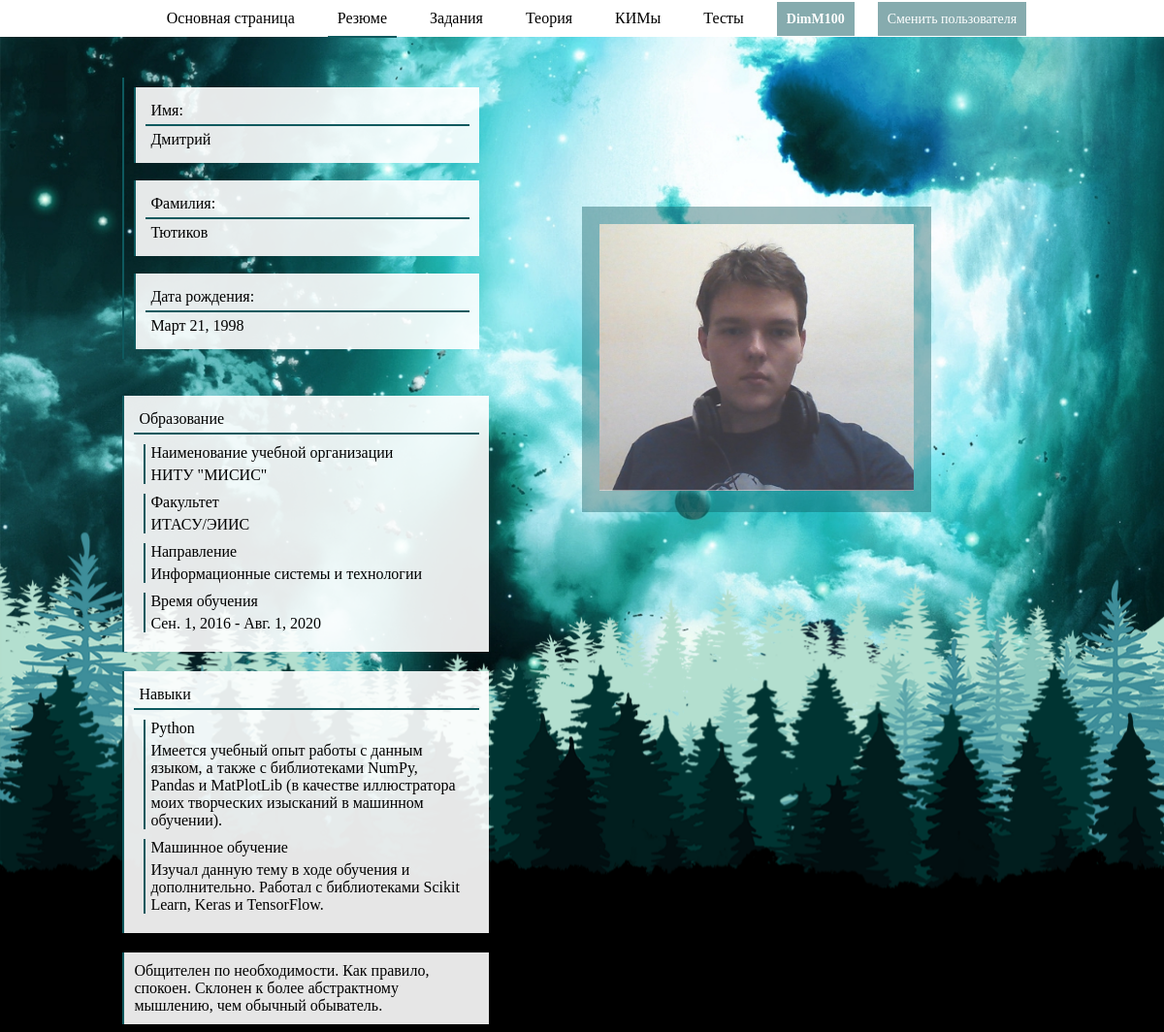
The page /resume (signed in) on the database its author committed.
### main_list/models.py (models this page shows, shortened)
class User_p(models.Model):
    birthday = models.DateField()
    text_user = models.TextField()
    image_adress = models.CharField(max_length = 120, blank=True)
    ID_person = models.ForeignKey(User, on_delete=models.PROTECT)

class Study_place(models.Model):
    name_spl = models.CharField(max_length = 120)
    name_facult_spl = models.CharField(max_length = 120)
    name_way_spl = models.CharField(max_length = 120)
    date_start_stady = models.DateField()
    date_finish_stady = models.DateField()
    ID_person = models.ForeignKey(User, on_delete=models.PROTECT)

class Skills(models.Model):
    title_skill = models.CharField(max_length = 120)
    text_skill = models.TextField()
    ID_person = models.ForeignKey(User, on_delete=models.PROTECT)

### regauth/views.py (the view)
    def check_autor(request):
        if(request.user.is_authenticated):
            return index(request) # Сама функция
        else:
            return redirect('/login')

### main_list/views.py (called while the page is built)
@check_autorization
def resume_index(request):
    user = User.objects.get(id = 1)
    user_p = User_p.objects.get(ID_person = user)
    study_places = Study_place.objects.filter(ID_person = user)
    skills = Skills.objects.filter(ID_person = user)
    context = {"user_c": user, "user_p": user_p, "study_places": study_places, "skills": skills, "user": request.user.username}
    return render(request, 'main_list/resume_index.html', context)

### regauth/views.py (called while the page is built)
def check_autorization(index):
    def check_autor(request):
        if(request.user.is_authenticated):
            return index(request) # Сама функция
        else:
            return redirect('/login')
    return check_autor

### main_list/templates/main_list/resume_index.html (shortened to what this page needs)
{% extends "wrapper.html" %}
{% block content %}
<div class='header' id='header-index'>
  <a class='header-index-a' id='header-resume-index-a-main_list' href="/">Основная страница</a>
  <a class='header-index-a-active' id='header-resume-index-a-resume' href="/resume">Резюме</a>
  <a class='header-index-a' id='header-resume-index-a-quest' href="/quest">Задания</a>
  <a class='header-index-a' id='header-resume-index-a-theory' href="/theory">Теория</a>
  <a class='header-index-a' id='header-resume-index-a-kim' href="/kim">КИМы</a>
  <a class='header-index-a' id='header-index-a-test' href="/test">Тесты</a>
  <a class='header-index-a' id='header-index-login'>{{ user }}</a>
  <a class='header-index-a' id='header-index-a-login' href="/login">Сменить пользователя</a>
</div>
<div class='resume-fio-block'>
  <div class='resume-name-block'>
    <div class='resume-name-block-1'>Имя: </div>
    <div class='resume-name-block-2'>{{ user_c.first_name }}</div>
  </div>
  <br>
  <div class='resume-name-block'>
    <div class='resume-name-block-1'>Фамилия: </div>
    <div class='resume-name-block-2'>{{ user_c.last_name }}</div>
  </div>
  <br>
  <div class='resume-name-block'>
    <div class='resume-name-block-1'>Дата рождения: </div>
    <div class='resume-name-block-2'>{{ user_p.birthday }}</div>
  </div>
</div>
<br>
<div class='resume-study-block'>
  <div class='resume-study-block-title'>Образование</div>
  {% for study_place in study_places %}
  <div class='resume-study-block-1'>
    <div class='resume-study-block-1-name'>
      <div class='resume-study-block-1-name-1'>Наименование учебной организации</div>
      <div class='resume-study-block-1-name-2'>{{ study_place.name_spl }}</div>
    </div>
    <div class='resume-study-block-1-name'>
      <div class='resume-study-block-1-name-1'>Факультет</div>
      <div class='resume-study-block-1-name-2'>{{ study_place.name_facult_spl }}</div>
    </div>
    <div class='resume-study-block-1-name'>
      <div class='resume-study-block-1-name-1'>Направление</div>
      <div class='resume-study-block-1-name-2'>{{ study_place.name_way_spl }}</div>
    </div>
    <div class='resume-study-block-1-name'>
      <div class='resume-study-block-1-name-1'>Время обучения</div>
      <div class='resume-study-block-1-name-2'>{{ study_place.date_start_stady }} - {{ study_place.date_finish_stady }}</div>
    </div>
  </div>
  {% endfor %}
</div>
<div class='resume-study-block'>
  <div class='resume-study-block-title'>Навыки</div>
  {% for skill in skills %}
  <div class='resume-study-block-1-name'>
    <div class='resume-study-block-1-name-1'>
      {{ skill.title_skill }}
    </div>
    <div class='resume-study-block-1-name-2'>
      {{ skill.text_skill }}
    </div>
  </div>
  {% endfor %}
</div>
<div class='resume-block-img'>
  <img src='{{ user_p.image_adress }}' class='resume-block-img-img'>
</div>
<div class='resume-study-block'> {{ user_p.text_user }}</div>
{% endblock %}

### main_list/templates/wrapper.html (shortened to what this page needs)
<!DOCTYPE html>
<html lang='en'>
  <head>
    {% load staticfiles %}
    <link rel="stylesheet" href="{% static 'css/style.css' %}" type="text/css"/>
  </head>
  <body>
    <img class="fon" src="/static/image/fon.jpg">
    <img class="fon_1" src="/static/image/003.png">
    <div class="body_site">
      {% block content %}
      {% endblock %}
    </div>
  </body>
</html>

### main_list/static/css/style.css (style rules this page uses)
body { background-color: rgba(0, 0, 0); }
.body_site { width: 100%; }
.header { position: fixed; background-color: white; text-align: center; display: absolute; top: 0; left: 0; width: 100%; padding: 10px; }
.header-index-a { padding: 10px; margin: 10px; background-color: white; text-decoration: none; color: black; }
.header-index-a-active { padding: 10px; margin: 10px; background-color: white; text-decoration: none; border-bottom: 2px solid rgba(14, 89, 94, 1); color: black; }
.resume-fio-block { margin-top: 80px; border-left: 2px solid rgba(14, 89, 94, 1); width: 30%; padding: 10px; margin-left: 10%; }
.resume-name-block { border-left: 2px solid rgba(14, 89, 94, 1); background-color: rgba(255,255,255,0.9); padding: 10px; }
.resume-name-block-1 { border-bottom: 2px solid rgba(14, 89, 94, 1); padding: 5px; }
.resume-name-block-2 { padding: 5px; }
.resume-study-block-title { border-bottom: 2px solid rgba(14, 89, 94, 1); padding: 5px; }
.resume-study-block { border-left: 2px solid rgba(14, 89, 94, 1); width: 30%; background-color: rgba(255,255,255,0.9); padding: 10px; margin-left: 10%; margin-top: 20px; }
.resume-study-block-1-name { border-left: 2px solid rgba(14, 89, 94, 1); margin: 10px; }
.resume-study-block-1-name-1 { margin: 5px; }
.resume-study-block-1-name-2 { margin: 5px; }
.resume-block-img { background-color: rgba(14, 89, 94, 0.4); position: fixed; width: 30%; top: 20%; left: 50%; }
.resume-block-img-img { margin: 5%; width: 90%; }
.fon { position: fixed; width: 100%; top: 0px; left: 0px; z-index: -10; }
.fon_1 { left: 0; position: fixed; width: 100%; z-index: -9; }
#header-index-login { font-weight: bold; font-size: 14px; color: white; background-color: rgba(14, 89, 94, 0.5); }
#header-index-a-login { font-size: 14px; color: white; background-color: rgba(14, 89, 94, 0.5); }

### rows shown on the page
User_p: birthday "Март 21, 1998", image_adress (picture), text_user "Общителен по необходимости. Как правило, спокоен. Склонен к более абстрактному мышлению, чем обычный обыватель."
Study_place: name_spl "НИТУ \"МИСИС\"", name_facult_spl "ИТАСУ/ЭИИС", name_way_spl "Информационные системы и технологии", date_start_stady "Сен. 1, 2016", date_finish_stady "Авг. 1, 2020"
Skills: title_skill "Python", text_skill "Имеется учебный опыт работы с данным языком, а также с библиотеками NumPy, Pandas и MatPlotLib (в качестве иллюстратора моих творческих изысканий в машинном обучении)."
Skills: title_skill "Машинное обучение", text_skill "Изучал данную тему в ходе обучения и дополнительно. Работал с библиотеками Scikit Learn, Keras и TensorFlow."

### other values the page prints
{{ user }} "DimM100"
{{ user_c.first_name }} "Дмитрий"
{{ user_c.last_name }} "Тютиков"
